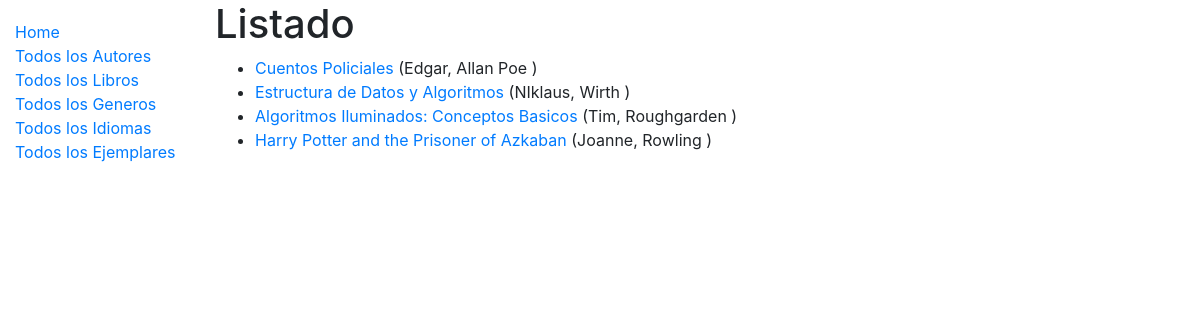
Page /catalogo/libros/ on the committed database.
### catalogo/models.py (models this page shows, shortened)
class Libro(models.Model):
    avatar = models.ImageField('Foto', upload_to="photos", null=True, blank=True)
    titulo = models.CharField(max_length=200)
    autor = models.ForeignKey(Autor, on_delete=models.SET_NULL, null=True)
    resumen = models.TextField(max_length=1000, help_text='Ingrese un resumen del libro')
    isbn = models.CharField('ISBN', max_length=13, help_text='13 caracteres <a href="https://www.isbn-international.org/content/what-isbn">ISBN number</a>')
    genero = models.ManyToManyField(Genero, help_text='Seleccione un genero (o varios) para el libro')
    idioma = models.ForeignKey(Idioma, on_delete=models.SET_NULL, null=True)

class Autor(models.Model):
    nombre = models.CharField(max_length=50)
    apellido = models.CharField(max_length=50)
    fechaNac = models.DateField(null=True, blank=True)
    fechaDeceso = models.DateField('Fallecio', null=True, blank=True)
    foto = models.ImageField(upload_to='upload/', null=True)
    def __str__(self) -> str:
        return '%s, %s ' % (self.nombre, self.apellido)
    class Meta:
        ordering = ["apellido", "nombre"]

### catalogo/views.py (the view)
# urls.py: path('libros/', views.LibroListView.as_view(), name='libros'),
class LibroListView(generic.ListView):
    model = Libro
    paginate_by = 8
    context_object_name = 'libros'
    queryset = Libro.objects.all()
    template_name = 'libros.html'
    def get_context_data(self, **kwargs):
        libros = Libro.objects.all()
        context = super(LibroListView, self).get_context_data(**kwargs)
        context['libros'] = libros
        return context

### catalogo/templates/libros.html
{% extends "base.html" %}
{% block content %}
 <h1>Listado</h1>
 {% if libros %}
 <ul>
    {% for libro in libros %}
    <li>
    <a href="{% url 'libro' libro.id %}">{{ libro.titulo }}</a>
   ({{libro.autor}})
    </li>
    {% endfor %}
 </ul>
 {% else %}
 <p>Oops! No tenemos libros en catálogo.</p>
 {% endif %}
{% endblock %}

### rows in the picture
Libro: titulo "Cuentos Policiales", autor "Edgar, Allan Poe"
Libro: titulo "Estructura de Datos y Algoritmos", autor "NIklaus, Wirth"
Libro: titulo "Algoritmos Iluminados: Conceptos Basicos", autor "Tim, Roughgarden"
Libro: titulo "Harry Potter and the Prisoner of Azkaban", autor "Joanne, Rowling"
